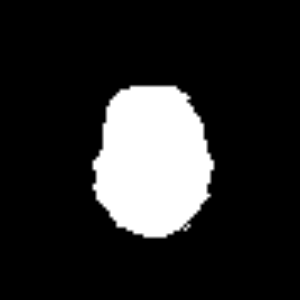

The script that drew this image:
#!/usr/bin/env python

# Read a single DICOM file and display the center slice with vtkImageActor.

import os

import vtkmodules.vtkInteractionStyle  # noqa: F401
import vtkmodules.vtkRenderingFreeType  # noqa: F401
import vtkmodules.vtkRenderingOpenGL2  # noqa: F401

from vtkmodules.vtkIOImage import vtkDICOMImageReader
from vtkmodules.vtkRenderingCore import (
    vtkImageActor,
    vtkRenderWindow,
    vtkRenderWindowInteractor,
    vtkRenderer,
)

# Source — use first .dcm file in the collection directory
data_dir = os.environ.get("VPE_DATA_DIR", os.path.dirname(os.path.abspath(__file__)))
dicom_dir = os.path.join(data_dir, "dicom", "collection")
dcm_files = sorted([f for f in os.listdir(dicom_dir) if f.endswith(".dcm")])
dcm_file = os.path.join(dicom_dir, dcm_files[0])

# Read single DICOM file
dicom_reader = vtkDICOMImageReader()
dicom_reader.SetFileName(dcm_file)
dicom_reader.Update()

# Print image properties
print("Pixel spacing:", dicom_reader.GetPixelSpacing())
print("Width:", dicom_reader.GetWidth())
print("Height:", dicom_reader.GetHeight())
print("Bits allocated:", dicom_reader.GetBitsAllocated())

# Display center slice
extent = dicom_reader.GetOutput().GetExtent()
center_slice = (extent[5] + extent[4]) // 2

image_actor = vtkImageActor()
image_actor.GetMapper().SetInputConnection(dicom_reader.GetOutputPort())
image_actor.SetDisplayExtent(extent[0], extent[1], extent[2], extent[3], center_slice, center_slice)

# Renderer
renderer = vtkRenderer()
renderer.AddActor(image_actor)

# Render window
render_window = vtkRenderWindow()
render_window.AddRenderer(renderer)
render_window.SetWindowName("dicom reader")
render_window.SetMultiSamples(0)
render_window.SetSize(300, 300)

# Interactor
interactor = vtkRenderWindowInteractor()
interactor.SetRenderWindow(render_window)

# Scene
renderer.GetActiveCamera().ParallelProjectionOn()
renderer.ResetCamera()

interactor.Initialize()
interactor.Start()
